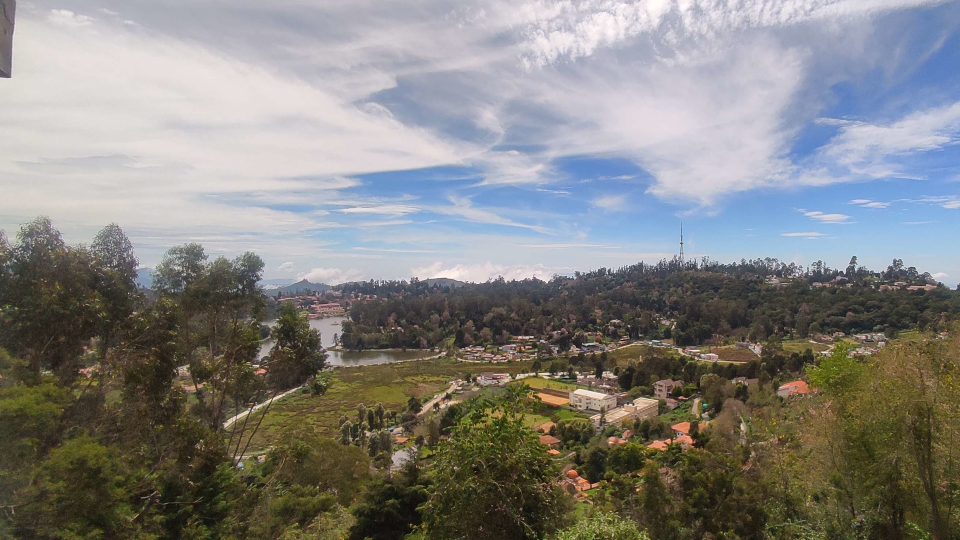
#> input picture samples/image_l.png, 1920 x 1080 px, found by its file name (shown at 1/2 size)
$ python main.py
#> lines starting #> are read from the running program, lines starting #| are printed output that depends on the picture
#
# Image stitching in OpenCV
#

import cv2 as cv
import numpy as np
import sys

images = []

# Append the sample images
images.append(cv.resize(cv.imread('./image_l.png'), (256, 192)))
images.append(cv.resize(cv.imread('./image_r.png'), (256, 192)))
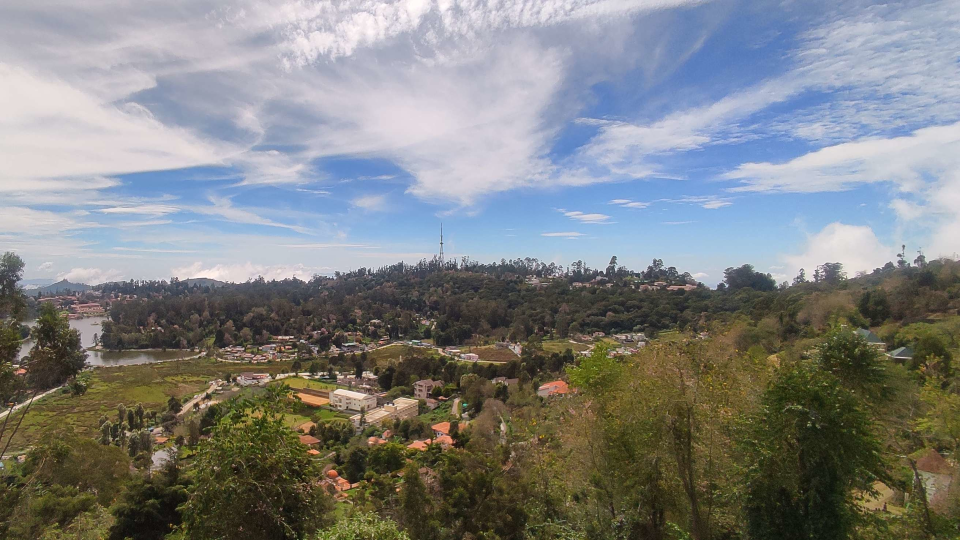
#> input picture samples/image_r.png, 1920 x 1080 px, found by its file name (shown at 1/2 size)

images = np.array(images)

# Create a object from the stitcher class
stitcher = cv.Stitcher.create()

# Stitch the images together
(status, stitched) = stitcher.stitch(images)
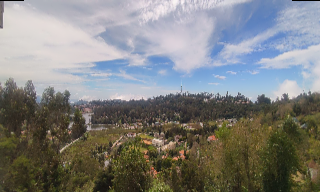
#> stitched: shape (192, 320, 3); mean of channels 0, 1, 2 126.7, 128.2, 127.4; drawn as B, G, R
#> status = 0

# Display the stiched image
cv.imshow('opencv-demos', stitched)
cv.waitKey(2000)

# Save the stitched image output.
cv.imwrite('stitched_image.png', stitched)

# Close all windows
cv.destroyAllWindows()
